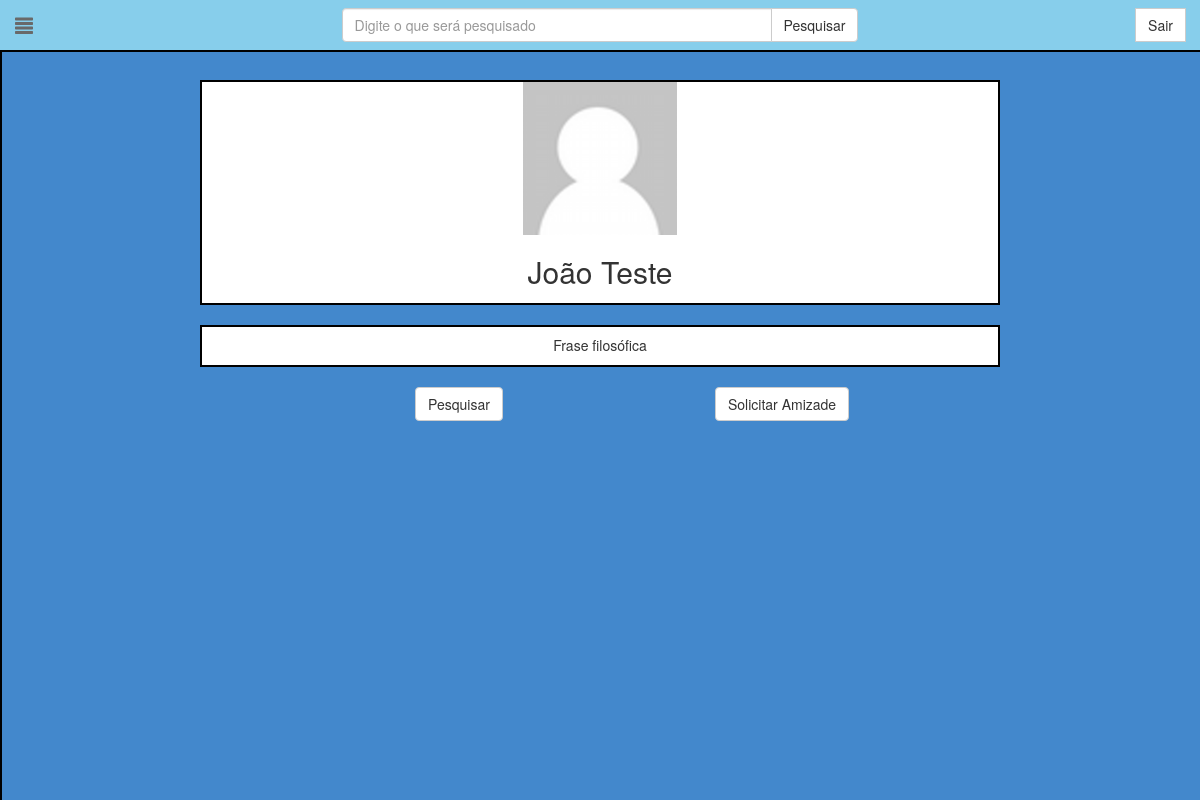
Page /perfil/4/ (signed in) on the earlier database version.
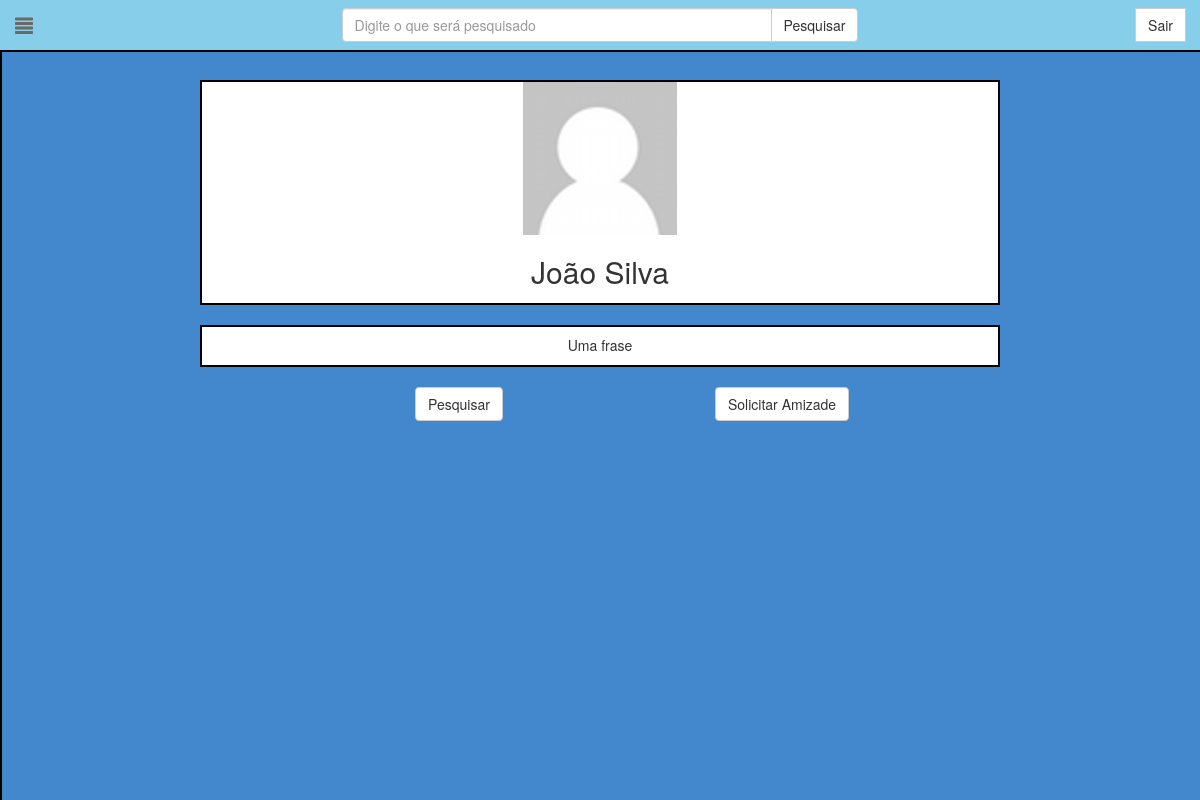
Same page on the later database version.
### MapFindIt/models.py (models this page shows, shortened)
class Usuario(models.Model):
    idusuario = models.AutoField(db_column='idUsuario', primary_key=True)  # Field name made lowercase.
    primnomeusuario = models.CharField(db_column='primNomeUsuario', max_length=25)  # Field name made lowercase.
    emailusuario = models.CharField(db_column='emailUsuario', max_length=50)  # Field name made lowercase.
    senhausuario = models.CharField(db_column='senhaUsuario', max_length=32)  # Field name made lowercase.
    datanascimento = models.DateField(db_column='dataNascimento')  # Field name made lowercase.
    idtsexo = models.CharField(db_column='idtSexo', max_length=1)  # Field name made lowercase.
    ultnomeusuario = models.CharField(db_column='ultNomeUsuario', max_length=50)  # Field name made lowercase.
    txtfrase = models.CharField(db_column="txtFrase", max_length=100, default="No que você está pensando?") #Field name made lowercase
    foto = models.ImageField(upload_to='MapFindIt/static/MapFindIt/imagemUsers/', null=True, blank=True)
    class Meta:
        db_table = 'usuario'

### MapFindIt/views.py (the view)
# urls.py: url(r'^perfil/(?P<idusuario>[0-9]+)/$', views.perfil, name="perfil"),
def perfil(request, idusuario):
	if request.method=="POST" and request.POST.__contains__('primNome'):
		usuarioFull=get_object_or_404(Usuario, idusuario=request.session['usuarioLogado'])
		usuarioFull.datanascimento=datetime.datetime.strptime(request.POST.get('nascimento'), "%d/%m/%Y").strftime("%Y-%m-%d")
		usuarioFull.primnomeusuario=request.POST.get('primNome')
		usuarioFull.ultnomeusuario=request.POST.get('ultimoNome')
		usuarioFull.idtsexo=request.POST.get('gender')[:1]
		usuarioFull.save()
		usuario = get_object_or_404(Usuario, idusuario=idusuario)
		amigos=Amizade.objects.filter(idusuario1=idusuario).filter(idusuario2=request.session['usuarioLogado']).exists()
		return render(request, 'MapFindIt/perfil.html', {'usuario': usuarioFull, 'idPag': usuario, 'amigos':amigos})
	else:
	  if request.method=="GET" and request.GET.__contains__('fraseUsuario'):
		  usuarioFull=get_object_or_404(Usuario, idusuario=request.session['usuarioLogado'])
		  usuarioFull.txtfrase=request.GET.get('fraseUsuario')
		  usuarioFull.save()
		  usuario = get_object_or_404(Usuario, idusuario=idusuario)
		  amigos=Amizade.objects.filter(idusuario1=idusuario).filter(idusuario2=request.session['usuarioLogado']).exists()
		  return render(request, 'MapFindIt/perfil.html', {'usuario': usuarioFull, 'idPag': usuario, 'amigos':amigos})
	  else:
		  if request.method=="POST" and request.POST.__contains__('senhaAtual'):
			  usuarioFull=get_object_or_404(Usuario, idusuario=request.session['usuarioLogado'])
			  usuarioFull.senhausuario=hashlib.md5((request.POST.get('password')+'cockles').encode()).hexdigest()
			  usuarioFull.save()
			  usuario = get_object_or_404(Usuario, idusuario=idusuario)
			  amigos=Amizade.objects.filter(idusuario1=idusuario).filter(idusuario2=request.session['usuarioLogado']).exists()
			  return render(request, 'MapFindIt/perfil.html', {'usuario': usuarioFull, 'idPag': usuario, 'amigos':amigos})
		  else:
			  if request.method=="POST" and request.POST.__contains__('blob'):
				  blobStr=request.POST.get('blob')
				  format, imgstr = blobStr.split(';base64,')
				  ext = format.split('/')[-1]
				  if os.path.exists("MapFindIt/static/MapFindIt/imagemUsers/"+str(request.session['usuarioLogado'])+"."+ext):
					  os.remove("MapFindIt/static/MapFindIt/imagemUsers/"+str(request.session['usuarioLogado'])+"."+ext)
				  data = ContentFile(base64.b64decode(imgstr), name=str(request.session['usuarioLogado']) + "." + ext)
				  usuarioFull=get_object_or_404(Usuario, idusuario=request.session['usuarioLogado'])
				  usuarioFull.foto=data
				  usuarioFull.save()
				  usuario = get_object_or_404(Usuario, idusuario=idusuario)
				  amigos=Amizade.objects.filter(idusuario1=idusuario).filter(idusuario2=request.session['usuarioLogado']).exists()
				  return render(request, 'MapFindIt/perfil.html', {'usuario': usuarioFull, 'idPag': usuario, 'amigos':amigos})
			  else:
				  usuario = get_object_or_404(Usuario, idusuario=idusuario)
				  usuarioFull=get_object_or_404(Usuario, idusuario=request.session['usuarioLogado'])
				  amigos=Amizade.objects.filter(idusuario1=idusuario).filter(idusuario2=request.session['usuarioLogado']).exists()
				  return render(request, 'MapFindIt/perfil.html', {'usuario': usuarioFull, 'idPag': usuario, 'amigos':amigos})

### MapFindIt/templates/MapFindIt/perfil.html (shortened to what this page needs)
<!DOCTYPE html>
{% load static %}
{% static "" as baseUrl %}
<html lang="pt-br">
  <head>
    <link href="{% static "MapFindIt/css/bootstrap.min.css" %}" rel="stylesheet">
    <link  href="{% static "MapFindIt/css/cropper.min.css" %}" rel="stylesheet">
    <link href="{% static "MapFindIt/css/perfil.css"%}" rel="stylesheet">
  </head>
  <body>
    {% include "./menu.html" with user=usuario %}
    <div class="container-fluid">
        <div class="row">
          <div class="col-md-8 col-md-offset-2 white" >
            <div class="center">
              {% if usuario.foto %}
                 <img id="img" style="display:block; margin:auto;width:300px;height:300px" class="img-responsive" src="{{baseUrl}}MapFindIt/ImagemUsers/{{idPag.idusuario}}.png"></img>
              {% else %}
                 <img id="img" class="img-responsive" style="width:20%;display:block;margin:auto;" src="{% static "MapFindIt/img/default_user.png" %}"></img>
              {% endif %}
              <label for="imagemUser"><h2>{{idPag.primnomeusuario}} {{idPag.ultnomeusuario}}</h2></label>
            </div>
          </div>
        </div>
        <br>
        <div class="row">
          <div class="col-md-8 col-md-offset-2 white">
            <div class="center">
              {% if usuario.idusuario != idPag.idusuario %}
                <p>{{idPag.txtfrase}}</p>
              {% else %}
                <form class="navbar-form" method="GET">
                  <textarea style="width: 80%; border: 1; padding: 0; margin: 0; resize: none;" name="fraseUsuario" class="form-control" rows="2" id="fraseUsuario">{{idPag.txtfrase}}</textarea>
                  <button type="submit" class="btn btn-default">Alterar</button>
                </form>
              {% endif %}
            </div>
          </div>
        </div>
        <br>
        {% if not amigos and usuario.idusuario != idPag.idusuario %}
        <div class="row">
          <div class="col-md-2 col-md-offset-4">
            <button type="button" class="btn btn-default">Pesquisar</button>
          </div>
          <div class="col-md-2 col-md-offset-1">
            <button type="button" class="btn btn-default">Solicitar Amizade</button>
          </div>
        </div>
        <br>
        {% endif %}
    </div>
  </body>
</html>

### MapFindIt/templates/MapFindIt/menu.html (shortened to what this page needs)
{% load static %}
  <nav class="navbar navbar-inverse navbar-fixed-top" role="navigation" style="background:skyblue;">
      <div class="container-fluid">
        <div class="navbar-left">
          <a class="navbar-brand" href="#menu-toggle" id="menu-toggle"><span id="menu-icon" class="glyphicon glyphicon-align-justify" aria-hidden="true"></span></a>
        </div>
        <div id="navbar" class="nav">
          <form class="navbar-form navbar-right" id="navBarSair">
            <div class="input-group">
              <div class="input-group-btn">
                 <button type="button" class="btn btn-default">Sair</button>
              </div>
            </div>
          </form>
          <form class="navbar-form navbar-center" id="navBarSearchForm"  method="GET">
            <div class="input-group">
    					<input type="text" class="form-control" placeholder="Digite o que será pesquisado" id="pesquisa" name="pesquisa" value="">
              <div class="input-group-btn">
            	   <button type="submit" class="btn btn-default">Pesquisar</button>
              </div>
  				  </div>
          </form>
        </div>
      </div>
    </nav>
    <div id="wrapper" class="toggled">
      <div class="container-fluid">
        <div id="sidebar-wrapper">
          <ul class="sidebar-nav">
        	   <li class="sidebar-brand">
               <br>
             </li>
             <li class="sidebar-brand">
               <div class="row">
               </div>
             </li>
             <li>
               <br><br><br><br>
               <div class="row">
                </div>
             </li>
             <li>
               <br>
               <div class="row">
                </div>
             </li>
          </ul>
        </div>
      </div>
    </div>
    <br><br><br><br>

### MapFindIt/static/MapFindIt/css/perfil.css (style rules this page uses)
body { background:#4388CC; }
.center p { padding-top: 8px; padding-bottom: 0px; }
.white { background: white; border: 2px solid black; }
.navbar { border-bottom: 2px solid black; }
.nav { border-color: skyblue; }
#wrapper { padding-left: 0; -webkit-transition: all 0.5s ease; -moz-transition: all 0.5s ease; -o-transition: all 0.5s ease; transition: all 0.5s ease; }
#wrapper.toggled { padding-left: 250px; }
#sidebar-wrapper { position: fixed; left: 250px; z-index: 1000; overflow-y: auto; margin-left: -250px; width: 0; height: 100%; background: skyblue; -webkit-transition: all 0.5s ease; -moz-transition: all 0.5s ease; -o-transition: all 0.5s ease; transition: all 0.5s ease; border-right: 2px solid black; }
#wrapper.toggled #sidebar-wrapper { width: 250px; }
.center { text-align:center; }
.sidebar-nav { position: absolute; top: 0; margin: 0; padding: 0; width: 250px; list-style: none; }
.sidebar-nav li { text-indent: 20px; line-height: 40px; }
.sidebar-nav > .sidebar-brand { height: 65px; font-size: 18px; line-height: 60px; }
.navbar-center { position: absolute; width: 100%; left: 0; text-align: center; margin:10 auto; }
#menu-icon { z-index: 3; }
#menu-toggle { z-index: 3; }
@media (min-width: 768px) { #wrapper { padding-left: 250px; } }
@media (min-width: 768px) { #wrapper.toggled { padding-left: 0; } }
@media (min-width: 768px) { #sidebar-wrapper { width: 350px; } }
@media (min-width: 768px) { #wrapper.toggled #sidebar-wrapper { width: 0; } }
.glyphicon { color: dimgray; }
#navBarSearchForm input[type=text] { width:430px !important; }

Differences in the rows shown:
changed Usuario "João": ultnomeusuario "Teste" → "Silva"; txtfrase "Frase filosófica" → "Uma frase"
